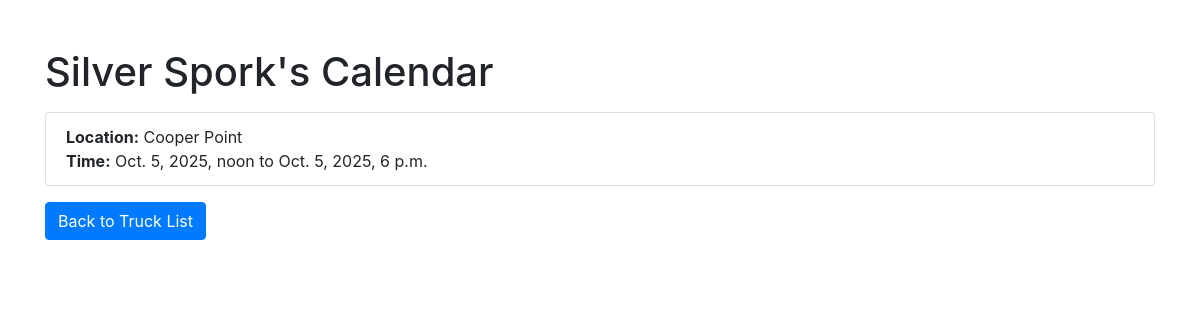
/trucks/1/calendar/, run on the app's committed database.
### foodtruck/models.py (models this page shows, shortened)
class FoodTruck(models.Model):
    name = models.CharField(max_length=100)
    category = models.CharField(max_length=100)

class FoodTruckEvent(models.Model):
    food_truck = models.ForeignKey(FoodTruck, on_delete=models.CASCADE)
    location = models.CharField(max_length=255)
    start_time = models.DateTimeField()
    end_time = models.DateTimeField()

### foodtruck/views.py (the view)
# urls.py: path('trucks/<int:truck_id>/calendar/', views.truck_calendar, name='truck_calendar'),  # Truck calendar view
def truck_calendar(request, truck_id):
    truck = get_object_or_404(FoodTruck, id=truck_id)
    events = FoodTruckEvent.objects.filter(
        food_truck=truck, start_time__gte=datetime.now()
    ).order_by('start_time')  # Retrieve future events for this truck, ordered by date
    return render(request, 'foodtruck/truck_calendar.html', {'truck': truck, 'events': events})

### foodtruck/templates/foodtruck/truck_calendar.html (shortened to what this page needs)
<!DOCTYPE html>
<html lang="en">
<head>
    <link rel="stylesheet" href="https://stackpath.bootstrapcdn.com/bootstrap/4.5.2/css/bootstrap.min.css">
</head>
<body>
    <div class="container">
        <h1 class="mt-5">{{ truck.name }}'s Calendar</h1>
        <ul class="list-group mt-3">
            {% if events %}
                {% for event in events %}
                    <li class="list-group-item">
                        <strong>Location:</strong> {{ event.location }} <br>
                        <strong>Time:</strong> {{ event.start_time }} to {{ event.end_time }}
                    </li>
                {% endfor %}
            {% else %}
                <li class="list-group-item">No upcoming events for this truck.</li>
            {% endif %}
        </ul>
        <a href="{% url 'truck_list' %}" class="btn btn-primary mt-3">Back to Truck List</a>
    </div>
</body>
</html>

### data on the page
FoodTruck: name "Silver Spork"
FoodTruckEvent: location "Cooper Point", start_time "Oct. 5, 2025, noon", end_time "Oct. 5, 2025, 6 p.m."
